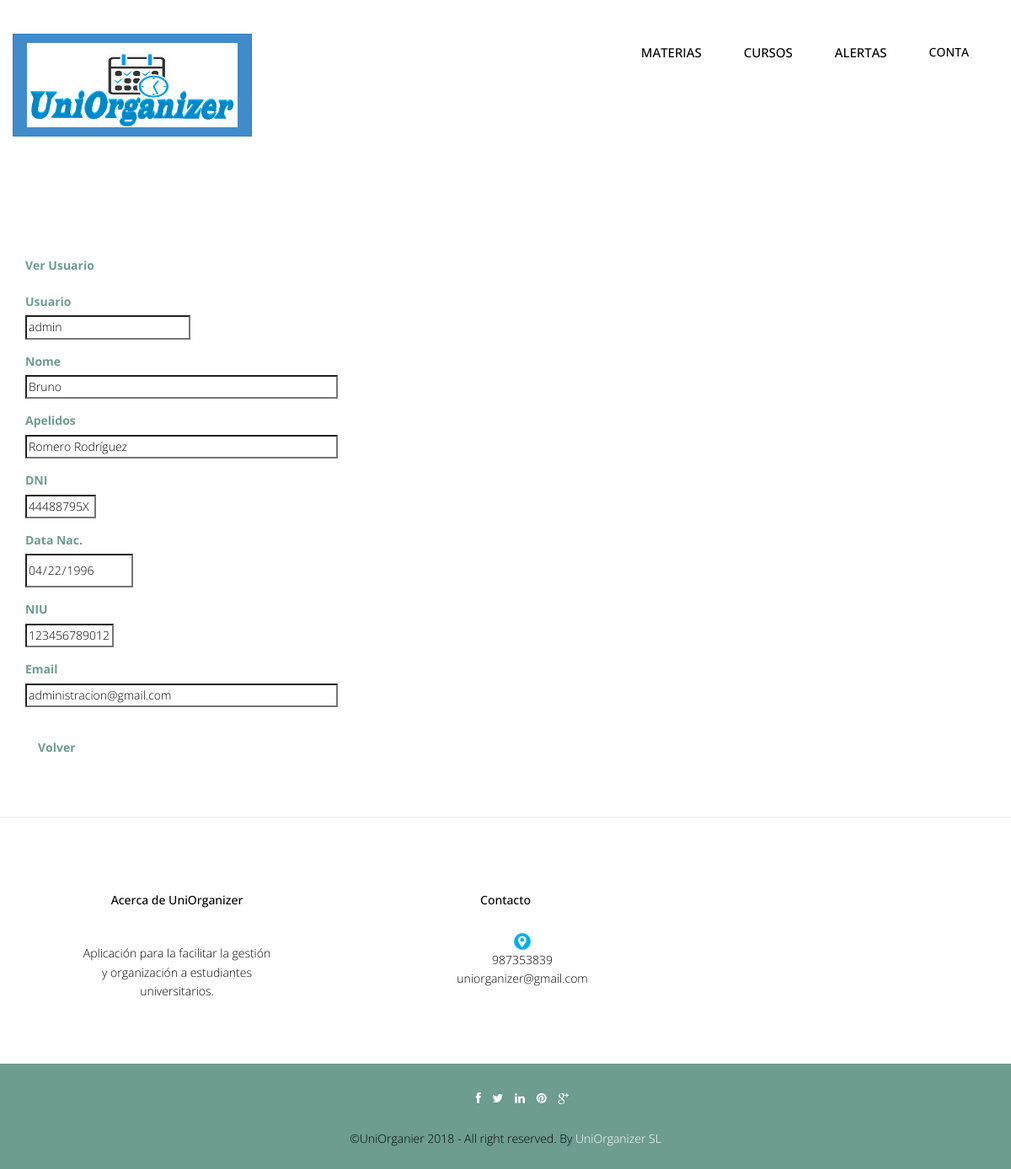
/Controllers/USUARIO_Controller.php?username=admin&accion=Ver (signed in), run on the app's committed database.
### tables this page shows
CREATE TABLE `usuario` (
  `username` varchar(20) NOT NULL,
  `password` varchar(50) NOT NULL,
  `tipoUsuario` int(10) NOT NULL,
  `nombre` varchar(50) NOT NULL,
  `apellidos` varchar(50) NOT NULL,
  `dni` varchar(9) NOT NULL,
  `fechaNac` date NOT NULL,
  `niu` varchar(12) NOT NULL,
  `email` varchar(50) NOT NULL
);

### Controllers/USUARIO_Controller.php (called while the page is built, shortened)
<?php
include '../Models/USUARIO_Model.php';
include '../Views/header.php';
Switch ($_REQUEST['accion']) {
    case $strings['Ver']:
        if (ConsultarTipoUsuario($_REQUEST['username']) == 1) {
            if (!isset($_REQUEST['nombre'])) {
                $usuario = new USUARIO_Modelo($_REQUEST['username'], '', ConsultarTipoUsuario($_REQUEST['username']), '', '', '', '', '', '', '', '');
                $valores = $usuario->RellenaDatos();
                if (!tienePermisos('USUARIO_SELECT_SHOW')) {
                    new Mensaje('No tienes los permisos necesarios', 'USUARIO_Controller.php');
                } else {
                    new USUARIO_SELECT_SHOW($valores, 'USUARIO_Controller.php');
                }
            } else {
                $_REQUEST['password'] = '';
                $usuario = get_data_form();
                $respuesta = $usuario->Borrar();
                new Mensaje($respuesta, 'USUARIO_Controller.php');
            }
        } if (ConsultarTipoUsuario($_REQUEST['username']) == 2) {
            if (!isset($_REQUEST['nombre'])) {
                $usuario = new USUARIO_Modelo($_REQUEST['username'], '', ConsultarTipoUsuario($_REQUEST['username']), '', '', '', '', '', '', '', '');
                $valores = $usuario->RellenaDatos();
                $datos = '';
                if (!tienePermisos('ESTUDIANTE_SELECT_SHOW')) {
                    new Mensaje('No tienes los permisos necesarios', 'USUARIO_Controller.php');
                } else {
                    new ESTUDIANTE_SELECT_SHOW($valores,$datos, 'USUARIO_Controller.php');
                }
            } else {
                $_REQUEST['password'] = '';
                $estudiante = get_data_form();
                $respuesta = $estudiante->Borrar();
                new Mensaje($respuesta, 'USUARIO_Controller.php');
            }
        }
		break;
}
?>

### Models/USUARIO_Model.php (called while the page is built, shortened)
<?php
include_once '../Functions/LibraryFunctions.php';
class USUARIO_Modelo {
    var $username;
    var $mysqli;
    function __construct($username, $password, $tipoUsuario, $nombre, $apellidos, $dni, $fechaNac, $niu, $email, $newPassword) {
        $this->username = $username;
    }
    function ConectarBD() {
        $this->mysqli = new mysqli("localhost", "root", "", "uniorganizer");
    }
    function RellenaDatos() {
        $sql = "SELECT * FROM USUARIO WHERE USUARIO.username = '" . $this->username . "'";
        if (!($resultado = $this->mysqli->query($sql))) {
            return 'Error en la consulta sobre la base de datos';
        } else {
            $result = $resultado->fetch_array();
            return $result;
        }
    }
}
?>

### Views/USUARIO_SHOW_Vista.php (the view, shortened to what this page needs)
<?php
class USUARIO_SELECT_SHOW {
    private $valores;
    private $volver;
    function __construct($valores, $volver) {
        $this->valores = $valores;
        $this->volver = $volver;
        $this->render();
    }
    function render() {
        ?>
        <div class="container" >
            <form  id="form" name="form" action='USUARIO_Controller.php?user=user'  method='post'   enctype="multipart/form-data">
                <div class="form-group" >
                    <label class="control-label" ><?php echo $strings['Ver Usuario']; ?></label><br>
                </div>
                <div class="form-group">
                    <label class="control-label" ><?php echo $strings['username']; ?></label><br>
                    <input class="form" id="username" name="username" size="25" type="text" readonly="true" value="<?php echo $this->valores['username']; ?>">
                </div>
                <div class="form-group">
                    <label class="control-label" ><?php echo $strings['nombre']; ?></label><br>
                    <input class="form" id="nombre" name="nombre" size="50" type="text" readonly="true" value="<?php echo $this->valores['nombre']; ?>">
                </div>
                <div class="form-group">
                    <label class="control-label" ><?php echo $strings['apellidos']; ?></label><br>
                    <input class="form" id="apellidos" name="apellidos" size="50" type="text" readonly="true" value="<?php echo $this->valores['apellidos']; ?>">
                </div>
                <div class="form-group">
                    <label class="control-label" ><?php echo $strings['dni']; ?></label><br>
                    <input class="form" id="dni" name="dni" size="9" type="text" readonly="true" value="<?php echo $this->valores['dni']; ?>">
                </div>
                <div class="form-group">
                    <label class="control-label" ><?php echo $strings['fechaNac']; ?></label><br>
                    <input class="form" id="fechaNac" name="fechaNac" type="date" readonly="true" value="<?php echo $this->valores['fechaNac']; ?>">
                </div>
                <div class="form-group">
                    <label class="control-label" ><?php echo $strings['niu']; ?></label><br>
                    <input class="form" id="niu" name="niu" size="12" type="text" readonly="true" value="<?php echo $this->valores['niu']; ?>">
                </div>
                <div class="form-group">
                    <label class="control-label" ><?php echo $strings['email']; ?></label><br>
                    <input class="form" id="email" name="email" size="50" type="email" readonly="true" value="<?php echo $this->valores['email']; ?>">
                </div>
                <br>
				<?php
				if($this->valores['tipoUsuario'] == 1){
				?>
                <a class="form-link" href='<?php echo $this->volver ?> '><?php echo $strings['Volver']; ?> </a>
				<?php
				}
				?>
            </form>
        </div>
        <?php
        include '../Views/footer.php';
    }
}
?>

### css/style.css (style rules this page uses)
body { font-family:'Open Sans', Arial, sans-serif; font-size:14px; font-weight:300; line-height:1.6em; color:#000; background-color:#fff; }
form { margin-top:50px; margin-bottom:50px; }
label { color:#6D9C91; font-size:14px; }
.link-list ul,li,a { color:#000; list-style:none; }
.form-link { font-weight:bold; color: #6D9C91 !important; margin-left: 15px; }

### css/overwrite.css (style rules this page uses)
select, textarea, input[type="text"], input[type="password"], input[type="datetime"], input[type="datetime-local"], input[type="date"], input[type="month"], input[type="time"], input[type="week"], input[type="number"], input[type="email"], input[type="url"], input[type="search"], input[type="tel"], input[type="color"], .uneditable-input { -webkit-border-radius: 0; -moz-border-radius: 0; border-radius: 0; }

### data on the page
usuario: username "admin", nombre "Bruno", apellidos "Romero Rodríguez", dni "44488795X", fechaNac "04/22/1996", niu "123456789012", email "administracion@gmail.com"

### other printed values
$strings['Cuenta'] "CONTA"
$strings['Ver Usuario'] "Ver Usuario"
$strings['username'] "Usuario"
$strings['nombre'] "Nome"
$strings['apellidos'] "Apelidos"
$strings['dni'] "DNI"
$strings['fechaNac'] "Data Nac."
$strings['niu'] "NIU"
$strings['email'] "Email"
$strings['Volver'] "Volver"
